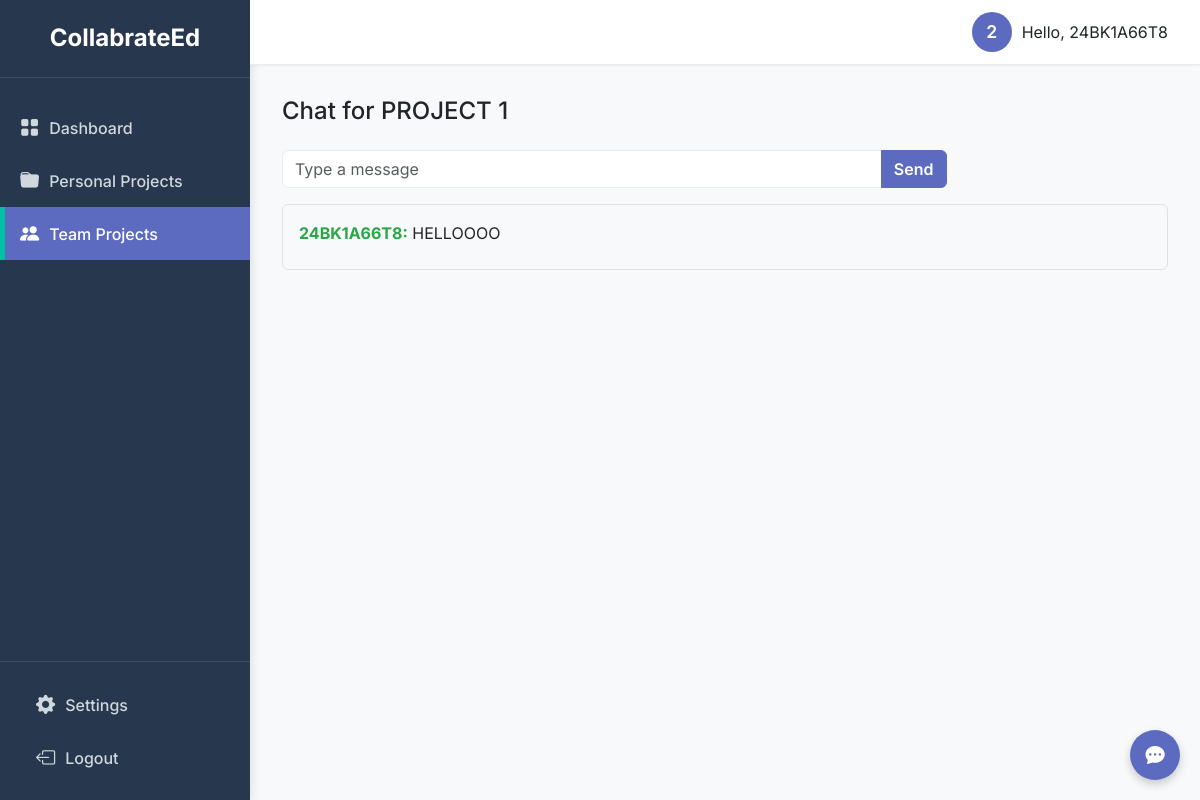
/chat/1 (signed in), run on the app's committed database.
### models.py (models this page shows)
class User(db.Model):
    id = db.Column(db.Integer, primary_key=True)
    username = db.Column(db.String(80), unique=True, nullable=False)
    password = db.Column(db.String(120), nullable=False)
    projects = db.relationship("Project", backref="owner", lazy=True)
    messages = db.relationship("Message", backref="sender", lazy=True)
    notes = db.relationship("Note", backref="author", lazy=True)
    assigned_tasks = db.relationship(
        "Task",
        backref="assignee",
        lazy=True,
        foreign_keys="Task.assigned_to"
    )
    submitted_tasks = db.relationship(
        "Task",
        backref="submitter_user",
        lazy=True,
        foreign_keys="Task.submitted_by"
    )

class Project(db.Model):
    id = db.Column(db.Integer, primary_key=True)
    name = db.Column(db.String(100), nullable=False)
    owner_id = db.Column(db.Integer, db.ForeignKey("user.id"), nullable=False)
    is_team = db.Column(db.Boolean, default=False)
    notes = db.relationship("Note", backref="project", lazy=True)
    messages = db.relationship("Message", backref="project", lazy=True)
    tasks = db.relationship("Task", backref="project", lazy=True)

class Message(db.Model):
    id = db.Column(db.Integer, primary_key=True)
    sender_id = db.Column(db.Integer, db.ForeignKey("user.id"), nullable=False)
    project_id = db.Column(db.Integer, db.ForeignKey("project.id"), nullable=False)
    text = db.Column(db.Text, nullable=False)
    timestamp = db.Column(db.DateTime, default=datetime.utcnow)

### app.py (the view, shortened to what this page needs)
@app.route("/chat/<int:project_id>", methods=["GET", "POST"])
def chat(project_id):
    if "user_id" not in session:
        return redirect(url_for("login"))
    project = Project.query.get(project_id)
    if not project:
        return "Project not found", 404
    is_member = ProjectMember.query.filter_by(project_id=project_id, user_id=session["user_id"]).first()
    if not is_member:
        return "Access denied", 403
    messages = Message.query.filter_by(project_id=project_id).order_by(Message.timestamp.desc()).limit(50).all()
    color_classes = ["text-primary", "text-success", "text-danger", "text-warning", "text-info"]
    user_colors = {}
    for msg in messages:
        uid = msg.sender_id
        if uid not in user_colors:
            user_colors[uid] = color_classes[uid % len(color_classes)]
    return render_template("chat.html", project=project, messages=messages, user_colors=user_colors)

### app.py (called while the page is built)
@app.before_request
def load_logged_in_user():
    user_id = session.get("user_id")
    if user_id is None:
        g.user = None
    else:
        g.user = User.query.get(user_id)

### templates/chat.html (shortened to what this page needs)
{% extends "base.html" %}
{% block content %}
<h4 class="mb-4">Chat for {{ project.name }}</h4>
<form id="chatForm" method="POST" class="input-group mb-3 w-75"
      data-sender-id="{{ session['user_id'] }}"
      data-project-id="{{ project.id }}">
  <input id="chatInput" name="text" class="form-control" placeholder="Type a message" required>
  <button type="submit" class="btn btn-primary">Send</button>
</form>
<div class="chat-box border rounded p-3 bg-light" id="chatMessages">
  {% for msg in messages %}
    {% set color = user_colors[msg.sender_id] %}
    <div class="mb-2">
      <strong class="{{ color }}">{{ msg.sender.username }}:</strong> {{ msg.text }}
    </div>
  {% endfor %}
</div>
{% endblock %}

### templates/base.html (shortened to what this page needs)
<!DOCTYPE html>
<html lang="en">
<head>
  <link href="https://cdn.jsdelivr.net/npm/bootstrap@5.3.0/dist/css/bootstrap.min.css" rel="stylesheet">
  <link rel="stylesheet" href="https://cdn.jsdelivr.net/npm/bootstrap-icons@1.10.5/font/bootstrap-icons.css">
  <link rel="stylesheet" href="{{ url_for('static', filename='style.css') }}">
</head>
<body>
  <div class="app-container">
    <nav class="sidebar flex-shrink-0">
        <h4 class="brand-title-lg">CollabrateEd</h4>
        <ul class="nav flex-column sidebar-nav">
          <li class="nav-item">
            <a href="/dashboard" class="nav-link" title="Dashboard"><i class="bi bi-grid-fill"></i> Dashboard</a>
          </li>
          <li class="nav-item">
            <a href="{{ url_for('dashboard') }}#personal-projects" class="nav-link" title="Personal Projects"><i class="bi bi-folder-fill"></i> Personal Projects</a>
          </li>
          <li class="nav-item">
            <a href="/team-projects" class="nav-link" title="Team Projects"><i class="bi bi-people-fill"></i> Team Projects</a>
          </li>
        </ul>
        <ul class="nav flex-column nav-footer">
          <li class="nav-item">
            <a href="#" class="nav-link" title="Settings"><i class="bi bi-gear-fill"></i> Settings</a>
          </li>
          <li class="nav-item logout-link">
            <a href="/logout" class="nav-link" title="Logout"><i class="bi bi-box-arrow-left"></i> Logout</a>
          </li>
        </ul>
    </nav>
    <div class="main-content">
      <nav class="top-header">
        <a href="/profile" class="user-profile" title="View Profile">
            <div class="user-avatar">
                {% if g.user and g.user.username %}
                {{ g.user.username[0].upper() }}
                {% else %}
                <i class="bi bi-person"></i>
                {% endif %}
            </div>
            <span>Hello, {{ g.user.username if g.user and g.user.username else 'User' }}</span>
        </a>
      </nav>
      <main class="main-panel flex-grow-1">
        {% block content %}{% endblock %}
      </main>
    </div>
  </div> <button id="chat-toggle" class="chat-widget-toggle btn btn-icon">
    <i class="bi bi-chat-dots-fill"></i>
  </button>
</body>
</html>

### static/style.css (style rules this page uses)
:root { --primary-color: #5C6BC0; --primary-hover: #4755a5; --secondary-color: #00BFA5; --light-color: #FFFFFF; --bg-color: #F8F9FA; --card-bg: #FFFFFF; --sidebar-bg: #27374D; --sidebar-link: #CFD8DC; --text-dark: #212529; --text-muted: #6C757D; --border-color: #E9ECEF; --chat-bg: #F0F4F8; }
body { font-family: 'Inter', sans-serif; background-color: var(--bg-color); color: var(--text-dark); display: flex; min-height: 100vh; margin: 0; }
.app-container { display: flex; width: 100%; min-height: 100vh; position: relative; }
.sidebar { width: 250px; min-width: 250px; background-color: var(--sidebar-bg); color: var(--sidebar-link); padding: 0; box-shadow: 2px 0 10px rgba(0, 0, 0, 0.1); display: flex; flex-direction: column; position: sticky; top: 0; height: 100vh; }
.sidebar .brand-title-lg { color: var(--light-color); font-weight: 700; font-size: 1.5rem; padding: 1.5rem; text-align: center; border-bottom: 1px solid rgba(255, 255, 255, 0.1); }
.sidebar-nav { flex-grow: 1; padding: 1rem 0; }
.sidebar .nav-link { color: var(--sidebar-link); padding: 12px 20px; display: flex; align-items: center; gap: 10px; font-size: 1rem; font-weight: 500; transition: all 0.2s ease; }
.sidebar .nav-link i { font-size: 1.2rem; }
.sidebar .nav-link.active { background-color: var(--primary-color); color: var(--light-color); border-left: 5px solid var(--secondary-color); padding-left: 15px; }
.sidebar .nav-footer { padding: 1rem; border-top: 1px solid rgba(255, 255, 255, 0.1); }
.main-content { flex-grow: 1; display: flex; flex-direction: column; }
.top-header { background-color: var(--light-color); border-bottom: 1px solid var(--border-color); box-shadow: 0 1px 3px rgba(0, 0, 0, 0.05); padding: 0.75rem 2rem; display: flex; justify-content: flex-end; align-items: center; position: sticky; top: 0; z-index: 1000; }
.user-profile { display: flex; align-items: center; gap: 10px; text-decoration: none; color: var(--text-dark); }
.user-avatar { width: 40px; height: 40px; background-color: var(--primary-color); color: var(--light-color); border-radius: 50%; display: flex; justify-content: center; align-items: center; font-weight: 600; font-size: 1.1rem; }
.main-panel { background-color: var(--bg-color); padding: 2rem; flex-grow: 1; }
.form-control, .form-select { border-color: var(--border-color); box-shadow: none !important; border-radius: 6px; }
.btn-primary { background-color: var(--primary-color); border-color: var(--primary-color); font-weight: 600; border-radius: 6px; }
.btn-icon { display: inline-flex; align-items: center; justify-content: center; padding: 0.5rem; font-size: 1.2rem; }
.chat-widget-toggle { position: fixed; bottom: 20px; right: 20px; z-index: 1050; background-color: var(--primary-color); color: var(--light-color); border: none; border-radius: 50%; width: 50px; height: 50px; box-shadow: 0 4px 10px rgba(0, 0, 0, 0.2); transition: all 0.3s ease; }
.text-success { color: #28A745 !important; }

### data on the page
User: user "2", user "24BK1A66T8"
Project: name "PROJECT 1"
Message: sender.username "24BK1A66T8", text "HELLOOOO"
